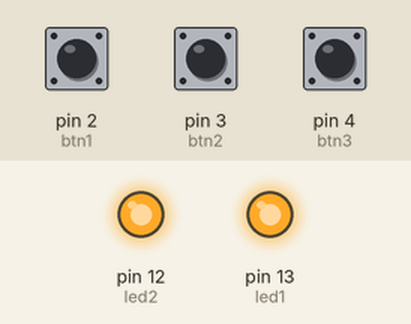
Bench run of a sketch on a simulated Arduino Uno, built with avr-gcc and run on an emulated ATmega328P. Shown: output pins drawn as LEDs (lit = HIGH). The test bench sets the inputs (shaded band); at power-on: pin 2 (btn1) LOW, pin 3 (btn2) LOW, pin 4 (btn3) LOW.

Above: at 1.2 s.
1.3 s: pin 2 (btn1) pulled HIGH for 0.15 s
At 2.2 s:
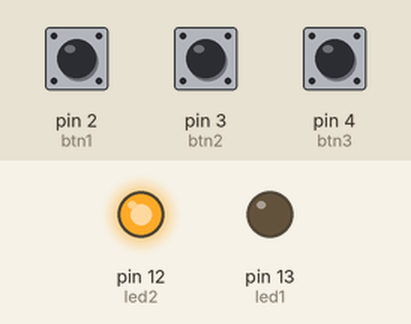
2.9 s: pin 3 (btn2) pulled HIGH for 0.15 s
At 3.5 s:
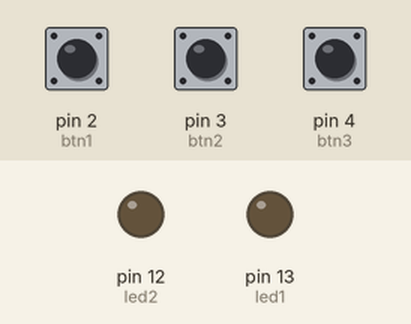
4.5 s: pin 2 (btn1) pulled HIGH for 1 s
At 5.9 s:
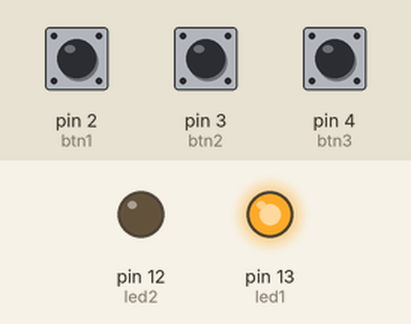
7.0 s: pin 2 (btn1) pulled HIGH for 3.2 s
At 7.9 s:
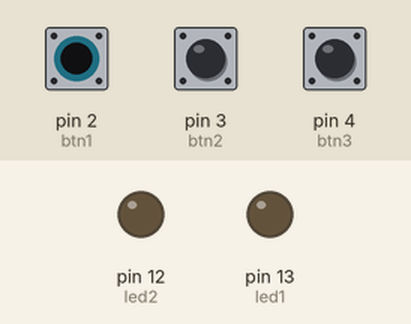
11.7 s: pin 3 (btn2) pulled HIGH for 1 s
At 12.8 s:
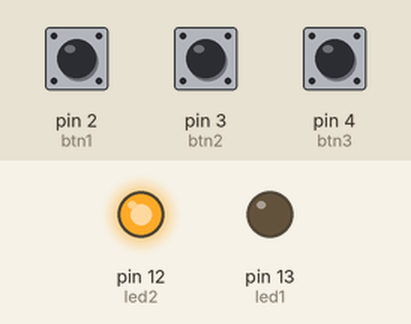
Timing chart, 0 to 14.7 s (numbered marks = the images above; inputs shaded):
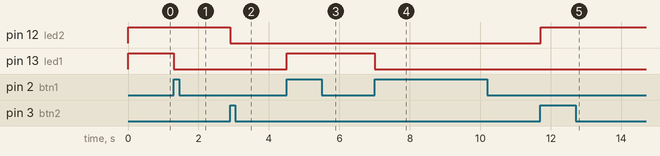

Measured:
- after the input at 1.3 s, pin 13 (led1): HIGH → LOW at once
- after the input at 2.9 s, pin 12 (led2): HIGH → LOW at once
- after the input at 4.5 s, pin 13 (led1): LOW → HIGH at once
- after the input at 7.0 s, pin 13 (led1): HIGH → LOW at once
- after the input at 11.7 s, pin 12 (led2): LOW → HIGH at once

The sketch:

Exercicio_13.ino
```cpp
int led1 = 13;
int btn1 = 2;
int estadoled1 = 0;
int estadobtn1 = 0;
int anterior1 = 0;

int led2 = 12;
int btn2 = 3;
int estadoled2 = 0;
int estadobtn2 = 0;
int anterior2 = 0;

int btn3 = 4;
int estadobtn3 = 0;

void setup() {
  // put your setup code here, to run once:
  pinMode(led1, OUTPUT);
  pinMode(btn1, INPUT);
  pinMode(led2, OUTPUT);
  pinMode(btn2, INPUT);
  estadoled2 = HIGH;
  estadoled1 = HIGH;

}

void loop() {
  // put your main code here, to run repeatedly:
  estadobtn1 = digitalRead(btn1);
  estadobtn2 = digitalRead(btn2);
  estadobtn3 = digitalRead(btn3);

  if(anterior1 == LOW && estadobtn1 == HIGH) {
    estadoled1 = !estadoled1;
  }

  if(anterior2 == LOW && estadobtn2 == HIGH) {
    estadoled2 = !estadoled2;
  }

  if(estadobtn3 == HIGH) {
    estadoled2 = HIGH;
    estadoled1 = HIGH;
  }

  digitalWrite(led2, estadoled2);
  digitalWrite(led1, estadoled1);

  anterior1 = estadobtn1;
  anterior2 = estadobtn2;

  delay(50);
}
```
